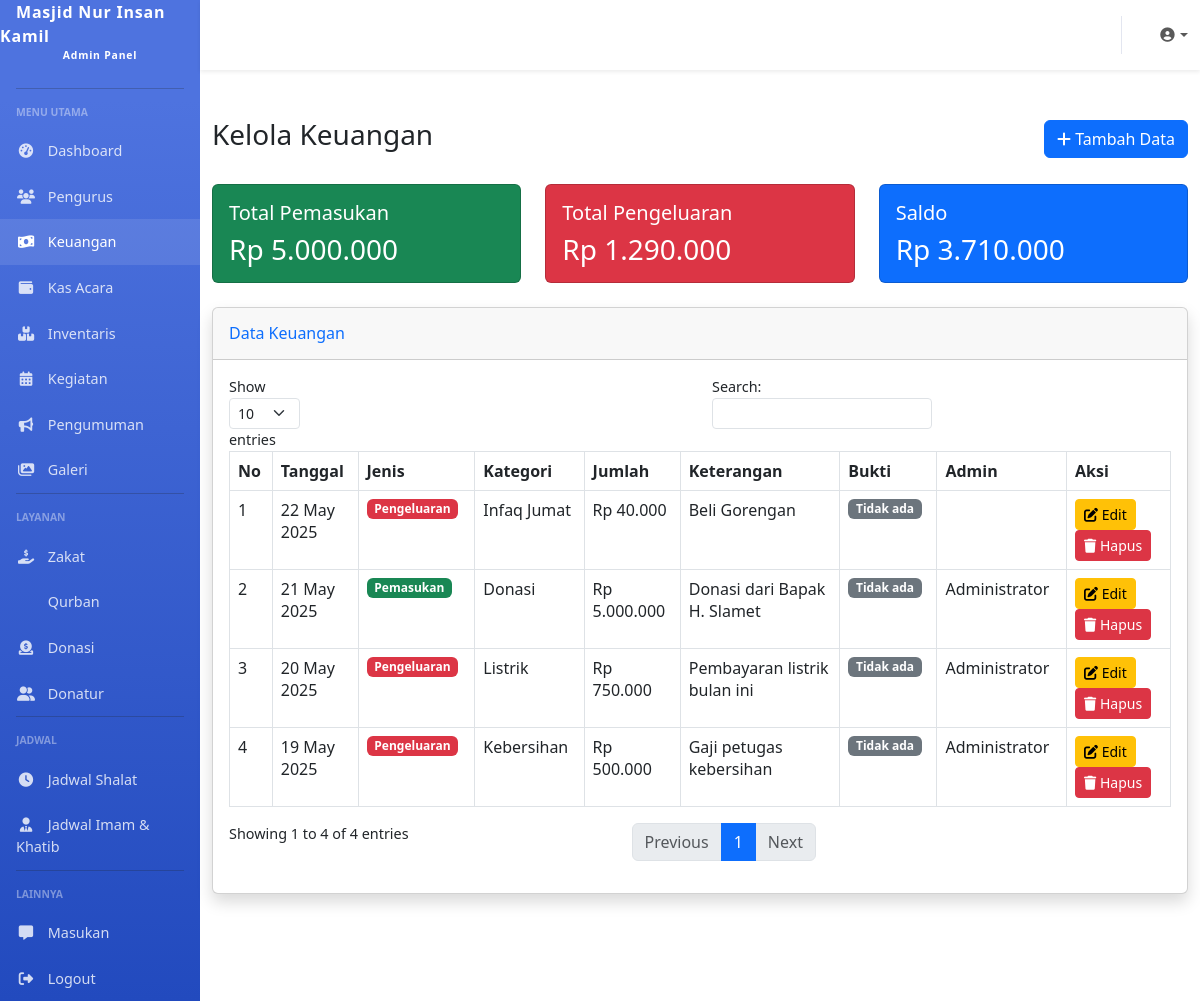
The page /admin/keuangan.php (signed in) on the database its author committed.
### tables this page shows
CREATE TABLE `settings` (
  `id` int(11) NOT NULL,
  `nama_masjid` varchar(100) NOT NULL DEFAULT 'Masjid Nur Insan Kamil',
  `alamat` text DEFAULT NULL,
  `no_telepon` varchar(20) DEFAULT NULL,
  `email` varchar(100) DEFAULT NULL,
  `logo` varchar(255) DEFAULT NULL,
  `deskripsi` text DEFAULT NULL,
  `rekening_bank` text DEFAULT NULL,
  `qris_image` varchar(255) DEFAULT NULL,
  `visi` text DEFAULT NULL,
  `misi` text DEFAULT NULL,
  `sejarah` text DEFAULT NULL,
  `created_at` timestamp NOT NULL DEFAULT current_timestamp(),
  `updated_at` timestamp NOT NULL DEFAULT current_timestamp() ON UPDATE current_timestamp()
);

CREATE TABLE `keuangan` (
  `id` int(11) NOT NULL,
  `jenis` enum('pemasukan','pengeluaran') NOT NULL,
  `kategori` varchar(100) NOT NULL,
  `jumlah` decimal(15,2) NOT NULL,
  `tanggal` date NOT NULL,
  `keterangan` text DEFAULT NULL,
  `bukti` varchar(255) DEFAULT NULL,
  `admin_id` int(11) DEFAULT NULL,
  `created_at` timestamp NOT NULL DEFAULT current_timestamp(),
  `updated_at` timestamp NOT NULL DEFAULT current_timestamp() ON UPDATE current_timestamp()
);

### config/database.php (called while the page is built, shortened)
<?php
function getConnection() {
    $conn = new mysqli(DB_HOST, DB_USER, DB_PASS, DB_NAME);
    $conn->set_charset("utf8");
    return $conn;
}
function query($sql) {
    $conn = getConnection();
    $result = $conn->query($sql);
    return $result;
}
function fetchAll($sql) {
    $result = query($sql);
    $data = [];
    while ($row = $result->fetch_assoc()) {
        $data[] = $row;
    }
    return $data;
}
function fetchOne($sql) {
    $result = query($sql);
    $row = $result->fetch_assoc();
    return $row;
}

### includes/functions.php (called while the page is built, shortened)
<?php
require_once dirname(__DIR__) . '/config/database.php';
function formatDate($date, $format = 'd F Y') {
    $timestamp = strtotime($date);
    return date($format, $timestamp);
}
function formatRupiah($number) {
    return 'Rp ' . number_format($number, 0, ',', '.');
}
function getSettings() {
    return fetchOne("SELECT * FROM settings WHERE id = 1");
}
function isActiveMenu($menu, $active = 'active') {
    $currentPage = basename($_SERVER['PHP_SELF'], '.php');
    if ($currentPage == $menu) {
        return $active;
    }
    return '';
}

### admin/keuangan.php (the view, shortened to what this page needs)
<?php
require_once 'includes/header.php';
$dataKeuangan = fetchAll("SELECT k.*, a.nama_lengkap FROM keuangan k LEFT JOIN admin a ON k.admin_id = a.id ORDER BY k.tanggal DESC");
$totalPemasukan = fetchOne("SELECT SUM(jumlah) as total FROM keuangan WHERE jenis = 'pemasukan'")['total'] ?? 0;
$totalPengeluaran = fetchOne("SELECT SUM(jumlah) as total FROM keuangan WHERE jenis = 'pengeluaran'")['total'] ?? 0;
$saldo = $totalPemasukan - $totalPengeluaran;
?>
<div class="container-fluid py-4">
    <div class="d-flex justify-content-between align-items-center mb-4">
        <h1 class="h3">Kelola Keuangan</h1>
        <button type="button" class="btn btn-primary" data-bs-toggle="modal" data-bs-target="#formModal">
            <i class="fas fa-plus"></i> Tambah Data
        </button>
    </div>
    <div class="row mb-4">
        <div class="col-md-4">
            <div class="card bg-success text-white">
                <div class="card-body">
                    <h5 class="card-title">Total Pemasukan</h5>
                    <h3 class="card-text"><?= formatRupiah($totalPemasukan) ?></h3>
                </div>
            </div>
        </div>
        <div class="col-md-4">
            <div class="card bg-danger text-white">
                <div class="card-body">
                    <h5 class="card-title">Total Pengeluaran</h5>
                    <h3 class="card-text"><?= formatRupiah($totalPengeluaran) ?></h3>
                </div>
            </div>
        </div>
        <div class="col-md-4">
            <div class="card bg-primary text-white">
                <div class="card-body">
                    <h5 class="card-title">Saldo</h5>
                    <h3 class="card-text"><?= formatRupiah($saldo) ?></h3>
                </div>
            </div>
        </div>
    </div>
    <div class="card shadow mb-4">
        <div class="card-header py-3">
            <h6 class="m-0 font-weight-bold text-primary">Data Keuangan</h6>
        </div>
        <div class="card-body">
            <div class="table-responsive">
                <table class="table table-bordered datatable" width="100%" cellspacing="0">
                    <thead>
                        <tr>
                            <th>No</th>
                            <th>Tanggal</th>
                            <th>Jenis</th>
                            <th>Kategori</th>
                            <th>Jumlah</th>
                            <th>Keterangan</th>
                            <th>Bukti</th>
                            <th>Admin</th>
                            <th>Aksi</th>
                        </tr>
                    </thead>
                    <tbody>
                        <?php foreach ($dataKeuangan as $index => $keuangan): ?>
                            <tr>
                                <td><?= $index + 1 ?></td>
                                <td><?= formatDate($keuangan['tanggal']) ?></td>
                                <td>
                                    <?php if ($keuangan['jenis'] == 'pemasukan'): ?>
                                        <span class="badge bg-success">Pemasukan</span>
                                    <?php else: ?>
                                        <span class="badge bg-danger">Pengeluaran</span>
                                    <?php endif; ?>
                                </td>
                                <td><?= $keuangan['kategori'] ?></td>
                                <td><?= formatRupiah($keuangan['jumlah']) ?></td>
                                <td><?= $keuangan['keterangan'] ?></td>
                                <td>
                                    <?php if (!empty($keuangan['bukti'])): ?>
                                        <a href="<?= BASE_URL ?>/assets/uploads/keuangan/<?= $keuangan['bukti'] ?>" target="_blank" class="btn btn-sm btn-info">
                                            <i class="fas fa-eye"></i> Lihat
                                        </a>
                                    <?php else: ?>
                                        <span class="badge bg-secondary">Tidak ada</span>
                                    <?php endif; ?>
                                </td>
                                <td><?= $keuangan['nama_lengkap'] ?></td>
                                <td>
                                    <a href="?action=edit&id=<?= $keuangan['id'] ?>" class="btn btn-sm btn-warning">
                                        <i class="fas fa-edit"></i> Edit
                                    </a>
                                    <a href="?action=delete&id=<?= $keuangan['id'] ?>" class="btn btn-sm btn-danger" onclick="return confirm('Apakah Anda yakin ingin menghapus data ini?')">
                                        <i class="fas fa-trash"></i> Hapus
                                    </a>
                                </td>
                            </tr>
                        <?php endforeach; ?>
                    </tbody>
                </table>
            </div>
        </div>
    </div>
</div>
<?php
require_once 'includes/footer.php';
?>

### admin/includes/header.php (shortened to what this page needs)
<?php
require_once dirname(dirname(__DIR__)) . '/includes/functions.php';
$settings = getSettings();
?>
<!DOCTYPE html>
<html lang="id">
<head>
    <link href="https://cdn.jsdelivr.net/npm/bootstrap@5.3.0-alpha1/dist/css/bootstrap.min.css" rel="stylesheet">
    <link rel="stylesheet" href="https://cdnjs.cloudflare.com/ajax/libs/font-awesome/6.4.0/css/all.min.css">
</head>
<body>
    <div class="d-flex">
        <div class="sidebar col-lg-2 col-md-3 d-none d-md-block">
            <a class="sidebar-brand text-white" href="<?= ADMIN_URL ?>">
                <?= $settings['nama_masjid'] ?>
                <span>Admin Panel</span>
            </a>
            <hr class="sidebar-divider bg-white">
            <div class="sidebar-heading">Menu Utama</div>
            <ul class="nav flex-column">
                <li class="nav-item">
                    <a class="nav-link <?= isActiveMenu('index') ?>" href="<?= ADMIN_URL ?>">
                        <i class="fas fa-fw fa-tachometer-alt"></i>
                        Dashboard
                    </a>
                </li>
                <li class="nav-item">
                    <a class="nav-link <?= isActiveMenu('pengurus') ?>" href="<?= ADMIN_URL ?>/pengurus.php">
                        <i class="fas fa-fw fa-users"></i>
                        Pengurus
                    </a>
                </li>
                <li class="nav-item">
                    <a class="nav-link <?= isActiveMenu('keuangan') ?>" href="<?= ADMIN_URL ?>/keuangan.php">
                        <i class="fas fa-fw fa-money-bill-wave"></i>
                        Keuangan
                    </a>
                </li>
                <li class="nav-item">
                    <a class="nav-link <?= isActiveMenu('kas_acara') ?>" href="<?= ADMIN_URL ?>/kas_acara.php">
                        <i class="fas fa-fw fa-wallet"></i>
                        Kas Acara
                    </a>
                </li>
                <li class="nav-item">
                    <a class="nav-link <?= isActiveMenu('inventaris') ?>" href="<?= ADMIN_URL ?>/inventaris.php">
                        <i class="fas fa-fw fa-boxes"></i>
                        Inventaris
                    </a>
                </li>
                <li class="nav-item">
                    <a class="nav-link <?= isActiveMenu('kegiatan') ?>" href="<?= ADMIN_URL ?>/kegiatan.php">
                        <i class="fas fa-fw fa-calendar-alt"></i>
                        Kegiatan
                    </a>
                </li>
                <li class="nav-item">
                    <a class="nav-link <?= isActiveMenu('pengumuman') ?>" href="<?= ADMIN_URL ?>/pengumuman.php">
                        <i class="fas fa-fw fa-bullhorn"></i>
                        Pengumuman
                    </a>
                </li>
                <li class="nav-item">
                    <a class="nav-link <?= isActiveMenu('galeri') ?>" href="<?= ADMIN_URL ?>/galeri.php">
                        <i class="fas fa-fw fa-images"></i>
                        Galeri
                    </a>
                </li>
            </ul>
            <hr class="sidebar-divider bg-white">
            <div class="sidebar-heading">Layanan</div>
            <ul class="nav flex-column">
                <li class="nav-item">
                    <a class="nav-link <?= isActiveMenu('zakat') ?>" href="<?= ADMIN_URL ?>/zakat.php">
                        <i class="fas fa-fw fa-hand-holding-usd"></i>
                        Zakat
                    </a>
                </li>
                <li class="nav-item">
                    <a class="nav-link <?= isActiveMenu('qurban') ?>" href="<?= ADMIN_URL ?>/qurban.php">
                        Qurban
                    </a>
                </li>
                <li class="nav-item">
                    <a class="nav-link <?= isActiveMenu('donasi') ?>" href="<?= ADMIN_URL ?>/donasi.php">
                        <i class="fas fa-fw fa-donate"></i>
                        Donasi
                    </a>
                </li>
                <li class="nav-item">
                    <a class="nav-link <?= isActiveMenu('donatur') ?>" href="<?= ADMIN_URL ?>/donatur.php">
                        <i class="fas fa-fw fa-user-friends"></i>
                        Donatur
                    </a>
                </li>
            </ul>
            <hr class="sidebar-divider bg-white">
            <div class="sidebar-heading">Jadwal</div>
            <ul class="nav flex-column">
                <li class="nav-item">
                    <a class="nav-link <?= isActiveMenu('jadwal_shalat') ?>" href="<?= ADMIN_URL ?>/jadwal_shalat.php">
                        <i class="fas fa-fw fa-clock"></i>
                        Jadwal Shalat
                    </a>
                </li>
                <li class="nav-item">
                    <a class="nav-link <?= isActiveMenu('jadwal_imam_khatib') ?>" href="<?= ADMIN_URL ?>/jadwal_imam_khatib.php">
                        <i class="fas fa-fw fa-user-tie"></i>
                        Jadwal Imam & Khatib
                    </a>
                </li>
            </ul>
            <hr class="sidebar-divider bg-white">
            <div class="sidebar-heading">Lainnya</div>
            <ul class="nav flex-column">
                <li class="nav-item">
                    <a class="nav-link <?= isActiveMenu('masukan') ?>" href="<?= ADMIN_URL ?>/masukan.php">
                        <i class="fas fa-fw fa-comment-alt"></i>
                        Masukan
                    </a>
                </li>
                <li class="nav-item">
                    <a class="nav-link" href="<?= ADMIN_URL ?>/logout.php">
                        <i class="fas fa-fw fa-sign-out-alt"></i>
                        Logout
                    </a>
                </li>
            </ul>
        </div>
        <div class="content col-lg-10 col-md-9 col-12">
            <nav class="navbar navbar-expand navbar-light bg-white topbar mb-4 shadow-sm">
                <ul class="navbar-nav ms-auto">
                    <li class="nav-item dropdown no-arrow">
                        <a class="nav-link dropdown-toggle" href="#" id="userDropdown" role="button" data-bs-toggle="dropdown" aria-haspopup="true" aria-expanded="false">
                            <i class="fas fa-user-circle fa-fw"></i>
                        </a>
                    </li>
                </ul>
            </nav>

### admin/includes/header.php (style rules this page uses)
body { font-size: 0.9rem; }
.sidebar { min-height: 100vh; background-color: #4e73df; background-image: linear-gradient(180deg, #4e73df 10%, #224abe 100%); background-size: cover; }
.sidebar-brand { height: 4.375rem; text-decoration: none; font-size: 1rem; font-weight: 800; padding: 1.5rem 1rem; text-align: center; letter-spacing: 0.05rem; z-index: 1; }
.sidebar-brand span { font-size: 0.65rem; display: block; }
.sidebar-divider { margin: 0 1rem 1rem; }
.sidebar .nav-item { position: relative; }
.sidebar .nav-item .nav-link { display: block; width: 100%; text-align: left; padding: 0.75rem 1rem; color: rgba(255, 255, 255, 0.8); }
.sidebar .nav-item .nav-link:hover, .sidebar .nav-item .nav-link.active { color: #fff; background-color: rgba(255, 255, 255, 0.1); }
.sidebar .nav-item .nav-link i { margin-right: 0.5rem; width: 1.25rem; text-align: center; }
.sidebar-heading { padding: 0 1rem; font-weight: 800; font-size: 0.65rem; color: rgba(255, 255, 255, 0.4); text-transform: uppercase; margin-bottom: 0.5rem; }
.content { flex: 1 0 auto; }
.topbar { height: 4.375rem; }
.topbar .nav-item .nav-link { height: 4.375rem; display: flex; align-items: center; padding: 0 0.75rem; }

### rows shown on the page
settings: nama_masjid "Masjid Nur Insan Kamil"
keuangan: tanggal "22 May 2025", jenis "Pengeluaran", kategori "Infaq Jumat", jumlah "Rp 40.000", keterangan "Beli Gorengan", shows "Tidak ada"
keuangan: tanggal "21 May 2025", jenis "Pemasukan", kategori "Donasi", jumlah "Rp 5.000.000", keterangan "Donasi dari Bapak H. Slamet", shows "Tidak ada", admin.nama_lengkap "Administrator"
keuangan: tanggal "20 May 2025", jenis "Pengeluaran", kategori "Listrik", jumlah "Rp 750.000", keterangan "Pembayaran listrik bulan ini", shows "Tidak ada", admin.nama_lengkap "Administrator"
keuangan: tanggal "19 May 2025", jenis "Pengeluaran", kategori "Kebersihan", jumlah "Rp 500.000", keterangan "Gaji petugas kebersihan", shows "Tidak ada", admin.nama_lengkap "Administrator"

### other values the page prints
formatRupiah($totalPemasukan) "Rp 5.000.000"
formatRupiah($totalPengeluaran) "Rp 1.290.000"
formatRupiah($saldo) "Rp 3.710.000"
